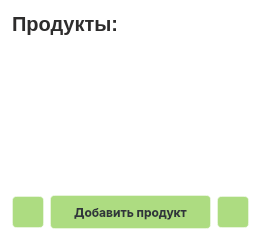
   <widget class="QFrame" name="products_frame">
    <property name="geometry">
     <rect>
      <x>1150</x>
      <y>30</y>
      <width>261</width>
      <height>241</height>
     </rect>
    </property>
    <property name="styleSheet">
     <string notr="true">background-color: rgba(255, 255, 255, 30%);
border: 1px solid  rgba(255, 255, 255, 40%);
border-radius: 10%;

</string>
    </property>
    <layout class="QVBoxLayout" name="verticalLayout_4">
     <item>
      <layout class="QHBoxLayout" name="headerProdHorizontalLayout">
       <item>
        <widget class="QLabel" name="prodHeaderLabel">
         <property name="enabled">
          <bool>true</bool>
         </property>
         <property name="minimumSize">
          <size>
           <width>0</width>
           <height>24</height>
          </size>
         </property>
         <property name="maximumSize">
          <size>
           <width>16777215</width>
           <height>24</height>
          </size>
         </property>
         <property name="styleSheet">
          <string notr="true">background-color: none;
color: #2d2c2c;
border:none;

width: 435px;
height: 24px;

font-size: 20px;
font-family: Inter, &quot;Extra Bold&quot;;
font-weight: 800;
text-align: left;
vertical-align: top</string>
         </property>
         <property name="text">
          <string>Продукты:</string>
         </property>
        </widget>
       </item>
       <item>
        <widget class="QPushButton" name="sortProdPushButton">
         <property name="sizePolicy">
          <sizepolicy hsizetype="Fixed" vsizetype="Fixed">
           <horstretch>0</horstretch>
           <verstretch>0</verstretch>
          </sizepolicy>
         </property>
         <property name="styleSheet">
          <string notr="true">background-color:none;
height:24px;
width:24px;
padding:0px;
position:relative;
text-align: center;
border: none;
border-radius: 2%;</string>
         </property>
         <property name="text">
          <string/>
         </property>
         <property name="icon">
          <iconset>
           <normaloff>../../static/img/bx_sort-a-z.svg</normaloff>../../static/img/bx_sort-a-z.svg</iconset>
         </property>
         <property name="iconSize">
          <size>
           <width>24</width>
           <height>24</height>
          </size>
         </property>
        </widget>
       </item>
      </layout>
     </item>
     <item>
      <widget class="QTableView" name="prodListTableView">
       <property name="styleSheet">
        <string notr="true">QTableView{
margin-top: 8px;
background-color: rgba(255, 255, 255, 50);
border: 3px solid rgba(255, 255, 255, 75);
border-top-left-radius: 0%;
border-top-right-radius: 0%;
}

QTableView::section {
background-color: rgba(55, 55, 55);
color: white;
border: none;
}

QTableView::item {
border-style: none;
border-bottom: rgba(255, 255, 255, 50);
}

QTableView::item:selected {
border-style: none;
border-bottom: rgba(255, 255, 255, 50);
}</string>
       </property>
      </widget>
     </item>
     <item>
      <layout class="QHBoxLayout" name="actionsProdHorizontalLayout">
       <item>
        <widget class="QPushButton" name="editProdPushButton">
         <property name="sizePolicy">
          <sizepolicy hsizetype="Fixed" vsizetype="Fixed">
           <horstretch>0</horstretch>
           <verstretch>0</verstretch>
          </sizepolicy>
         </property>
         <property name="minimumSize">
          <size>
           <width>32</width>
           <height>32</height>
          </size>
         </property>
         <property name="maximumSize">
          <size>
           <width>32</width>
           <height>32</height>
          </size>
         </property>
         <property name="styleSheet">
          <string notr="true">QPushButton{
height:32px;
width:auto;

color: #30353B;
background: #ADDC81;

text-align:center;
vertical-align:center;
font-size:12px;
font-family:Inter;
line-height:auto;
font-weight: bold;

border-radius:4%;
}

QPushButton:hover {
background: #AAAA81;
border: 2px solid rgba(146, 146, 120, 75);
}

QPushButton:pressed{
background: #AAAAFF;
}</string>
         </property>
         <property name="text">
          <string/>
         </property>
         <property name="icon">
          <iconset>
           <normaloff>../../static/img/bx_edit.svg</normaloff>../../static/img/bx_edit.svg</iconset>
         </property>
         <property name="iconSize">
          <size>
           <width>24</width>
           <height>24</height>
          </size>
         </property>
        </widget>
       </item>
       <item>
        <widget class="QPushButton" name="addProdPushButton">
         <property name="styleSheet">
          <string notr="true">QPushButton{
height:32px;
width:auto;

color: #30353B;
background: #ADDC81;

text-align:center;
vertical-align:center;
font-size:12px;
font-family:Inter;
line-height:auto;
font-weight: bold;

border-radius:4%;
}

QPushButton:hover {
background: #AAAA81;
border: 2px solid rgba(146, 146, 120, 75);
}

QPushButton:pressed{
background: #AAAAFF;
}

</string>
         </property>
         <property name="text">
          <string>Добавить продукт</string>
         </property>
        </widget>
       </item>
       <item>
        <widget class="QPushButton" name="deliteProdPushButton">
         <property name="sizePolicy">
          <sizepolicy hsizetype="Fixed" vsizetype="Fixed">
           <horstretch>0</horstretch>
           <verstretch>0</verstretch>
          </sizepolicy>
         </property>
         <property name="minimumSize">
          <size>
           <width>32</width>
           <height>32</height>
          </size>
         </property>
         <property name="maximumSize">
          <size>
           <width>32</width>
           <height>32</height>
          </size>
         </property>
         <property name="styleSheet">
          <string notr="true">QPushButton{
height:32px;
width:auto;

color: #30353B;
background: #ADDC81;

text-align:center;
vertical-align:center;
font-size:12px;
font-family:Inter;
line-height:auto;
font-weight: bold;

border-radius:4%;
}

QPushButton:hover {
background: #AAAA81;
border: 2px solid rgba(146, 146, 120, 75);
}

QPushButton:pressed{
background: #AAAAFF;
}</string>
         </property>
         <property name="text">
          <string/>
         </property>
         <property name="icon">
          <iconset>
           <normaloff>../../static/img/bx_trash.svg</normaloff>../../static/img/bx_trash.svg</iconset>
         </property>
         <property name="iconSize">
          <size>
           <width>24</width>
           <height>24</height>
          </size>
         </property>
        </widget>
       </item>
      </layout>
     </item>
    </layout>
   </widget>
